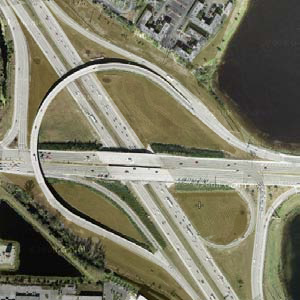
%> input picture input_image2.png, 300 x 300 px
$ octave road_extraction2.m   (GNU Octave 9; MATLAB toolbox functions it lacks are replaced by stand-ins)
%> lines starting %> are read from the running program, lines starting %| are printed output that depends on the picture; in (x1, y1, x2, y2) boxes, pixels count from 0 and x2, y2 are one past the last pixel; in counts of white or black regions, pixels touching at a corner belong together; the program's own positions count from 1
clc
clear all;
close all;
I=imread('input_image2.png');
%> I is the input picture: size 300x300x3 uint8; mean R, G, B 124.3, 122.2, 102.7
figure;
imshow(I);
title('Original image');

J=rgb2gray(I);
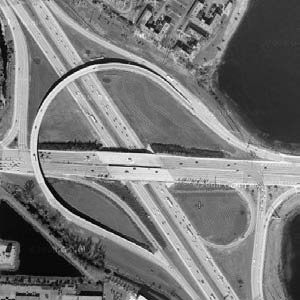
%> J: size 300x300 uint8; min 0, max 254, mean 120.6
%whos
figure,imshow(J);
title('grayscale image');
% [7 lines of commented-out code are left out]
figure;
imshow(J);

level = graythresh(J);
%> level = 0.498
I=im2bw(J,level);
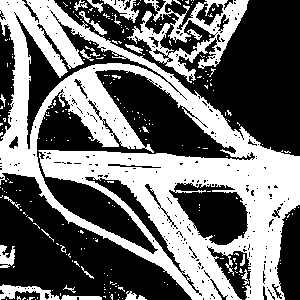
%> I: size 300x300 logical; 42.5% white; 251 white regions (227 under 20 px), largest, box (x1, y1, x2, y2) and area: (0, 0, 300, 300) 32171, (127, 0, 249, 83) 3297, (0, 284, 60, 300) 447
% I=imread('test1.jpg');
% I = im2bw(I, 0.65);
figure;
imshow(I);
title('Binary image after thresholding');


B = medfilt2(I);
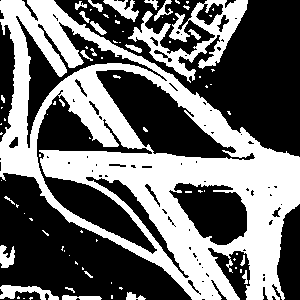
%> B: size 300x300 logical; 42.5% white; 81 white regions (57 under 20 px), largest, box (x1, y1, x2, y2) and area: (0, 0, 300, 300) 32700, (128, 0, 248, 83) 3134, (0, 285, 59, 300) 450
figure,imshow(B);
title('median filtered image');

im = bwareaopen(B,10000);
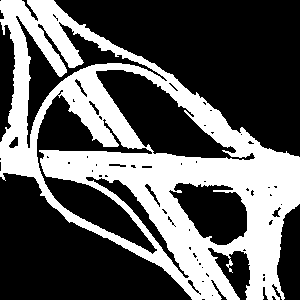
%> im: size 300x300 logical; 36.3% white; 1 white region, box (x1, y1, x2, y2) and area: (0, 0, 300, 300) 32700
%Binary = imfill(im,'holes');
figure,imshow(im);
title('removing connected components(pixel <6)');

gt=imread('ground_truth2.png');
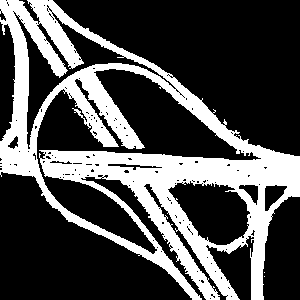
%> input picture ground_truth2.png, 300 x 300 px
%> gt is the input picture: size 300x300 uint8; values 0 (black) and 1 (white), 30.1% white; 3 white regions (2 under 20 px), largest, box (x1, y1, x2, y2) and area: (0, 0, 300, 300) 27051
gt_numeric=double(gt);
im_numeric=double(im*1);

gt_1D=gt_numeric(:);
im_1D=im_numeric(:);

C2=confusionmat(gt_1D,im_1D);
%> C2 = [57158 5789; 142 26911]
disp(C2);
%|    57158    5789
%|      142   26911

Accuracy=((C2(1,1)+C2(2,2))/(C2(1,1)+C2(1,2)+C2(2,1)+C2(2,2)))*100;
%> Accuracy = 93.41
disp(Accuracy);
%| 93.410

BW = bwmorph(im,'remove');
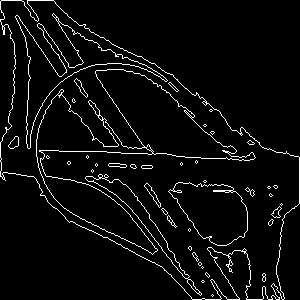
%> BW: size 300x300 logical; 4.7% white in thin lines or dots
figure,imshow(BW);
title('morphological filtering');

BW1 = edge(BW,'sobel');
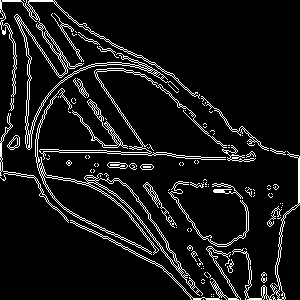
%> BW1: size 300x300 logical; 8.4% white in thin lines or dots
figure,imshow(BW1);
title('edge detection(sobel)');

%> (the run ends here)
